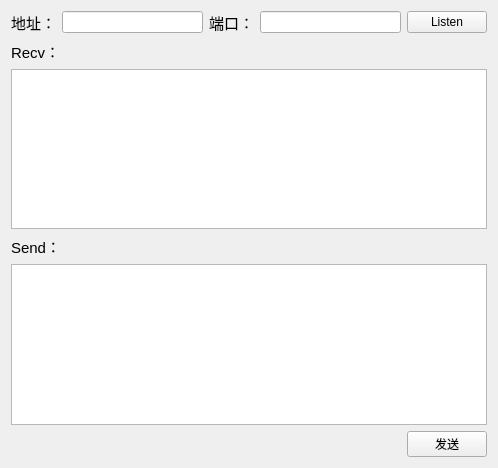
<?xml version="1.0" encoding="UTF-8"?>
<ui version="4.0">
 <class>Widget</class>
 <widget class="QWidget" name="Widget">
  <property name="geometry">
   <rect>
    <x>0</x>
    <y>0</y>
    <width>498</width>
    <height>468</height>
   </rect>
  </property>
  <property name="windowTitle">
   <string>Widget</string>
  </property>
  <layout class="QGridLayout" name="gridLayout">
   <item row="0" column="0">
    <widget class="QLabel" name="label">
     <property name="font">
      <font>
       <pointsize>11</pointsize>
      </font>
     </property>
     <property name="text">
      <string>地址：</string>
     </property>
    </widget>
   </item>
   <item row="0" column="1">
    <widget class="QLineEdit" name="editAddress"/>
   </item>
   <item row="0" column="2">
    <widget class="QLabel" name="label_2">
     <property name="font">
      <font>
       <pointsize>11</pointsize>
      </font>
     </property>
     <property name="text">
      <string>端口：</string>
     </property>
    </widget>
   </item>
   <item row="0" column="3">
    <widget class="QLineEdit" name="editPort"/>
   </item>
   <item row="0" column="4">
    <widget class="QPushButton" name="btnListen">
     <property name="text">
      <string>Listen</string>
     </property>
    </widget>
   </item>
   <item row="1" column="0" colspan="2">
    <widget class="QLabel" name="label_3">
     <property name="font">
      <font>
       <pointsize>11</pointsize>
      </font>
     </property>
     <property name="text">
      <string>Recv：</string>
     </property>
    </widget>
   </item>
   <item row="2" column="0" colspan="5">
    <widget class="QPlainTextEdit" name="textRecv"/>
   </item>
   <item row="3" column="0" colspan="2">
    <widget class="QLabel" name="label_4">
     <property name="font">
      <font>
       <pointsize>11</pointsize>
      </font>
     </property>
     <property name="text">
      <string>Send：</string>
     </property>
    </widget>
   </item>
   <item row="4" column="0" colspan="5">
    <widget class="QPlainTextEdit" name="textSend"/>
   </item>
   <item row="5" column="4">
    <widget class="QPushButton" name="btnSend">
     <property name="text">
      <string>发送</string>
     </property>
    </widget>
   </item>
  </layout>
 </widget>
 <resources/>
 <connections/>
</ui>
